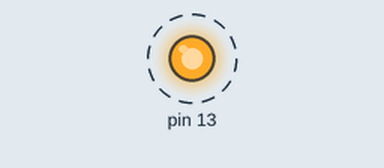
This sketch was run on a simulated Arduino Uno, built with avr-gcc and run on an emulated ATmega328P. Shown: output pins drawn as LEDs (lit = HIGH). Dashed ring = blinking.

Above: at 0.2 s.
Timing chart, 0 to 5.8 s (numbered marks = the images above):
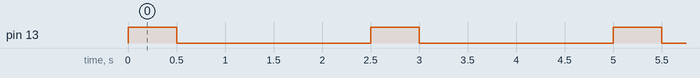

The sketch:

ID13Auto.ino
```cpp
/*
  控制板上的 LED 每秒on/off一次
  LED pin 13
*/
void setup() {
  // put your setup code here, to run once:
  // initialize digital pin 13 as an output.
  pinMode(13, OUTPUT);
}

void loop() {
  // put your main code here, to run repeatedly:
  digitalWrite(13, HIGH);
  delay(500);
  digitalWrite(13, LOW);
  delay(2000);
}
```

Measured:
- by itself, pin 13: alternates HIGH for 0.50 s and LOW for 2.0 s
